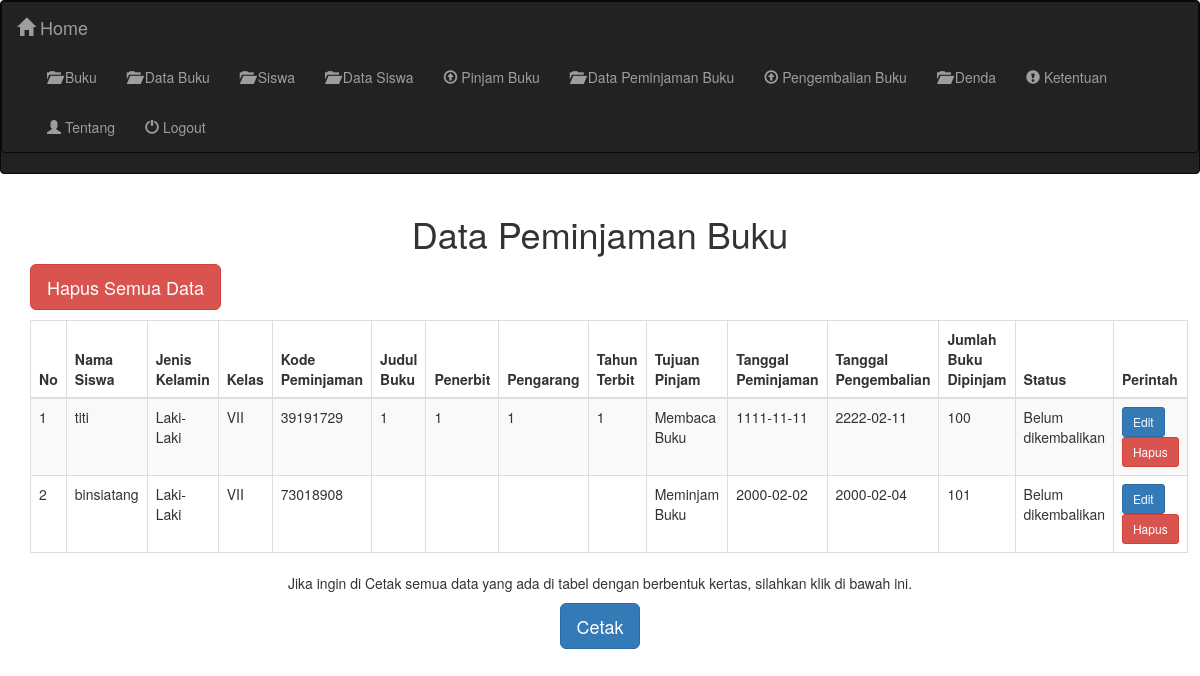
Screenshot of /data_peminjaman.php (signed in) with the database file from the repository.
### tables this page shows
CREATE TABLE `tabel_pinjam` (
  `id` int(11) NOT NULL,
  `nama_siswa` text NOT NULL,
  `jenis_kelamin` text,
  `kelas` varchar(50) NOT NULL,
  `kode_peminjaman` int(200) NOT NULL,
  `judul_buku` text NOT NULL,
  `penerbit` varchar(125) NOT NULL,
  `pengarang` varchar(125) NOT NULL,
  `tahun_terbit` varchar(125) NOT NULL,
  `tujuan_pinjam` text NOT NULL,
  `tanggal_peminjaman` date DEFAULT NULL,
  `tanggal_pengembalian` date DEFAULT NULL,
  `jumlah_buku_dipinjam` int(11) DEFAULT NULL,
  `status` text NOT NULL
);

### data_peminjaman.php (the view, shortened to what this page needs)
<?php include "koneksi.php" ?>
<!DOCTYPE html>
<html>
<head>
    <link rel="stylesheet" media="screen" href="cso/jquery.dataTables.css" />
    <link rel="stylesheet" type="text/css" href="css/bootstrap.css">
    <link href="css/bootstrap.min.css" rel="stylesheet">
</head>
<body>
    <nav class="navbar navbar-inverse">
        <nav class="navbar navbar-inverse">
            <div class="container-fluid">
                <div class="navbar-header">
                    <a class="navbar-brand" href="administrator.php"><span class="glyphicon glyphicon-home"
                            aria-hidden="true"></span> Home</a>
                </div>
                <div class="collapse navbar-collapse" id="bs-example-navbar-collapse-1">
                    <ul class="nav navbar-nav">
                        <li><a href="Buku.php"><span class="glyphicon glyphicon-folder-open" aria-hidden="true"></span>
                                Buku</a></li>
                        <li><a href="Data_Buku.php"><span class="glyphicon glyphicon-folder-open"
                                    aria-hidden="true"></span> Data Buku</a></li>
                        <li><a href="Siswa.php"><span class="glyphicon glyphicon-folder-open" aria-hidden="true"></span>
                                Siswa</a></li>
                        <li><a href="Data_Siswa.php"><span class="glyphicon glyphicon-folder-open"
                                    aria-hidden="true"></span> Data Siswa</a></li>
                        <li><a href="Pinjam_Buku.php"><span class="glyphicon glyphicon-upload"
                                    aria-hidden="true"></span> Pinjam Buku</a></li>
                        <li><a href="Data_Peminjaman.php"><span class="glyphicon glyphicon-folder-open"
                                    aria-hidden="true"></span> Data Peminjaman Buku</a></li>
                        <li><a href="Pengembalian_Buku.php"><span class="glyphicon glyphicon-upload"
                                    aria-hidden="true"></span> Pengembalian Buku</a></li>
                        <li><a href="Denda.php"><span class="glyphicon glyphicon-folder-open" aria-hidden="true"></span>
                                Denda</a></li>
                        <li><a href="Ketentuan.php"><span class="glyphicon glyphicon-exclamation-sign"
                                    aria-hidden="true"></span> Ketentuan</a></li>
                        <li><a href="Tentang.php"><span class="glyphicon glyphicon-user" aria-hidden="true"></span>
                                Tentang</a></li>
                        <li><a href="logout.php"><span class="glyphicon glyphicon-off" aria-hidden="true"></span>
                                Logout</a></li>
                    </ul>
                </div>
            </div>
        </nav>
    </nav>
    <div class="container">
        <div class="text-center">
            <h1>Data Peminjaman Buku</h1>
        </div>
        <div style="margin-bottom: 10px;" align="left">
            <button class="btn btn-danger btn-lg" onclick="confirmDeletion()">Hapus Semua Data</button>
        </div>
        <table id="example" class="table table-striped table-bordered" cellspacing="0" width="100%">
            <thead class="thead-dark">
                <tr>
                    <th>No</th>
                    <th>Nama Siswa</th>
                    <th>Jenis Kelamin</th>
                    <th>Kelas</th>
                    <th>Kode Peminjaman</th>
                    <th>Judul Buku</th>
                    <th>Penerbit</th>
                    <th>Pengarang</th>
                    <th>Tahun Terbit</th>
                    <th>Tujuan Pinjam</th>
                    <th>Tanggal Peminjaman</th>
                    <th>Tanggal Pengembalian</th>
                    <th>Jumlah Buku Dipinjam</th>
                    <th>Status</th>
                    <th>Perintah</th>
                </tr>
            </thead>
            <tbody>
                <?php
                $result = mysqli_query($koneksi, "SELECT * FROM tabel_pinjam");
                if ($result->num_rows > 0) {
                    $i = 1;
                    while ($row = $result->fetch_assoc()) {
                        echo "<tr>";
                        echo "<td>" . $i . "</td>";
                        echo "<td>" . $row['nama_siswa'] . "</td>";
                        echo "<td>" . $row['jenis_kelamin'] . "</td>";
                        echo "<td>" . $row['kelas'] . "</td>";
                        echo "<td>" . $row['kode_peminjaman'] . "</td>";
                        echo "<td>" . $row['judul_buku'] . "</td>";
                        echo "<td>" . $row['penerbit'] . "</td>";
                        echo "<td>" . $row['pengarang'] . "</td>";
                        echo "<td>" . $row['tahun_terbit'] . "</td>";
                        echo "<td>" . $row['tujuan_pinjam'] . "</td>";
                        echo "<td>" . $row['tanggal_peminjaman'] . "</td>";
                        echo "<td>" . $row['tanggal_pengembalian'] . "</td>";
                        echo "<td>" . $row['jumlah_buku_dipinjam'] . "</td>";
                        echo "<td>" . $row['status'] . "</td>";
                        echo "<td>";
                        echo "<a href='pinjam_buku_edit.php?id=" . $row['id'] . "' class='btn btn-primary btn-sm'>Edit</a> ";
                        echo "<a href='hapus_pinjam.php?id=" . $row['id'] . "' class='btn btn-danger btn-sm' onclick=\"return confirm('Apakah Anda yakin ingin menghapus?')\">Hapus</a>";
                        echo "</td>";
                        echo "</tr>";
                        $i++;
                    }
                } else {
                    echo "<tr><td colspan='15'>Tidak ada data peminjaman</td></tr>";
                }
                ?>
            </tbody>
        </table>
    </div>
    <div align="center">
        <p>Jika ingin di Cetak semua data yang ada di tabel dengan berbentuk kertas, silahkan klik di bawah ini.</p>
        <a href="cetak_peminjaman.php" target="_blank" class="btn btn-primary btn-lg info" role="button">Cetak</a>
    </div>
</body>
</html>

### rows the page displays
tabel_pinjam: nama_siswa "titi", jenis_kelamin "Laki-Laki", kelas "VII", kode_peminjaman "39191729", judul_buku "1", penerbit "1", pengarang "1", tahun_terbit "1", tujuan_pinjam "Membaca Buku", tanggal_peminjaman "1111-11-11", tanggal_pengembalian "2222-02-11", jumlah_buku_dipinjam "100", status "Belum dikembalikan"
tabel_pinjam: nama_siswa "binsiatang", jenis_kelamin "Laki-Laki", kelas "VII", kode_peminjaman "73018908", tujuan_pinjam "Meminjam Buku", tanggal_peminjaman "2000-02-02", tanggal_pengembalian "2000-02-04", jumlah_buku_dipinjam "101", status "Belum dikembalikan"
